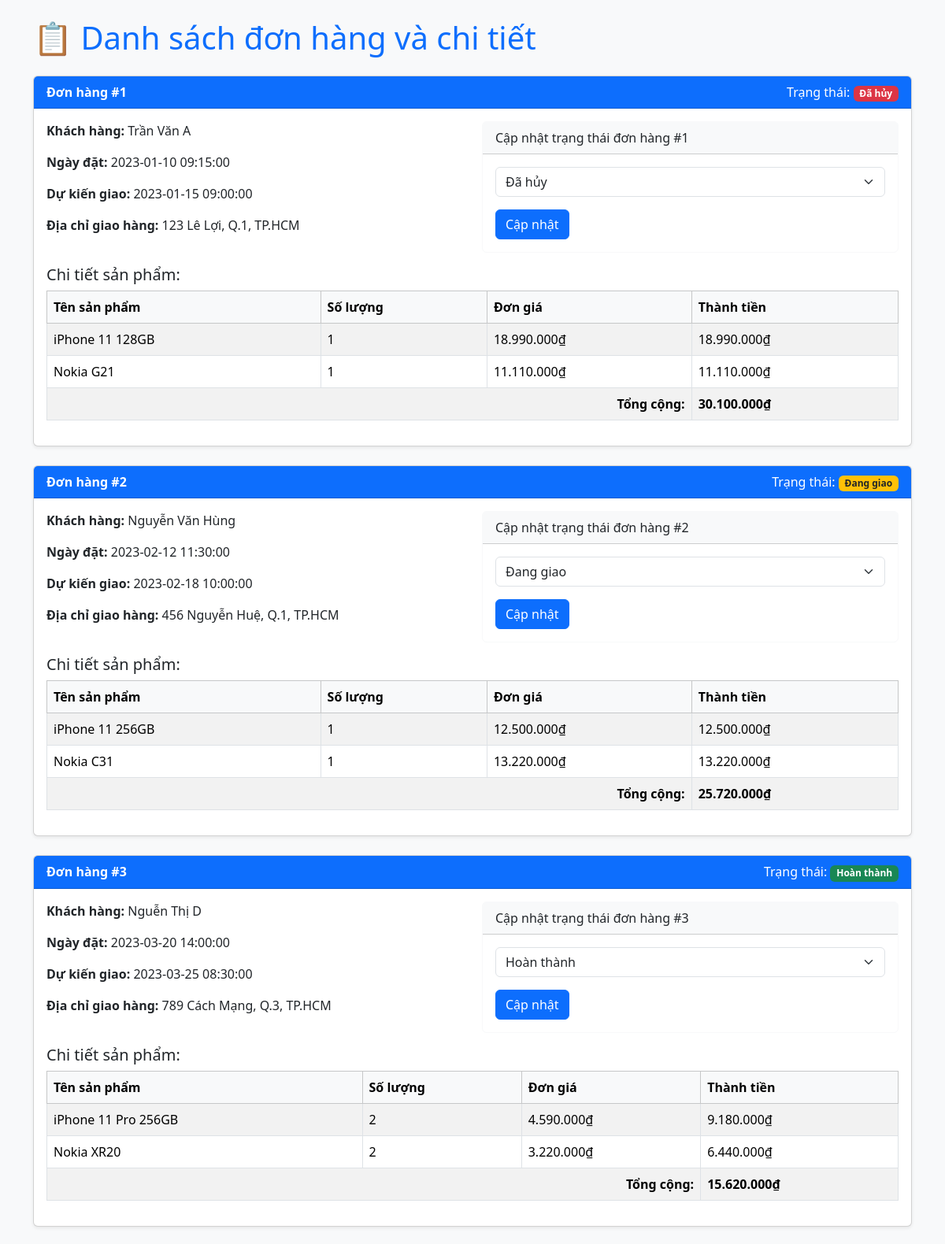
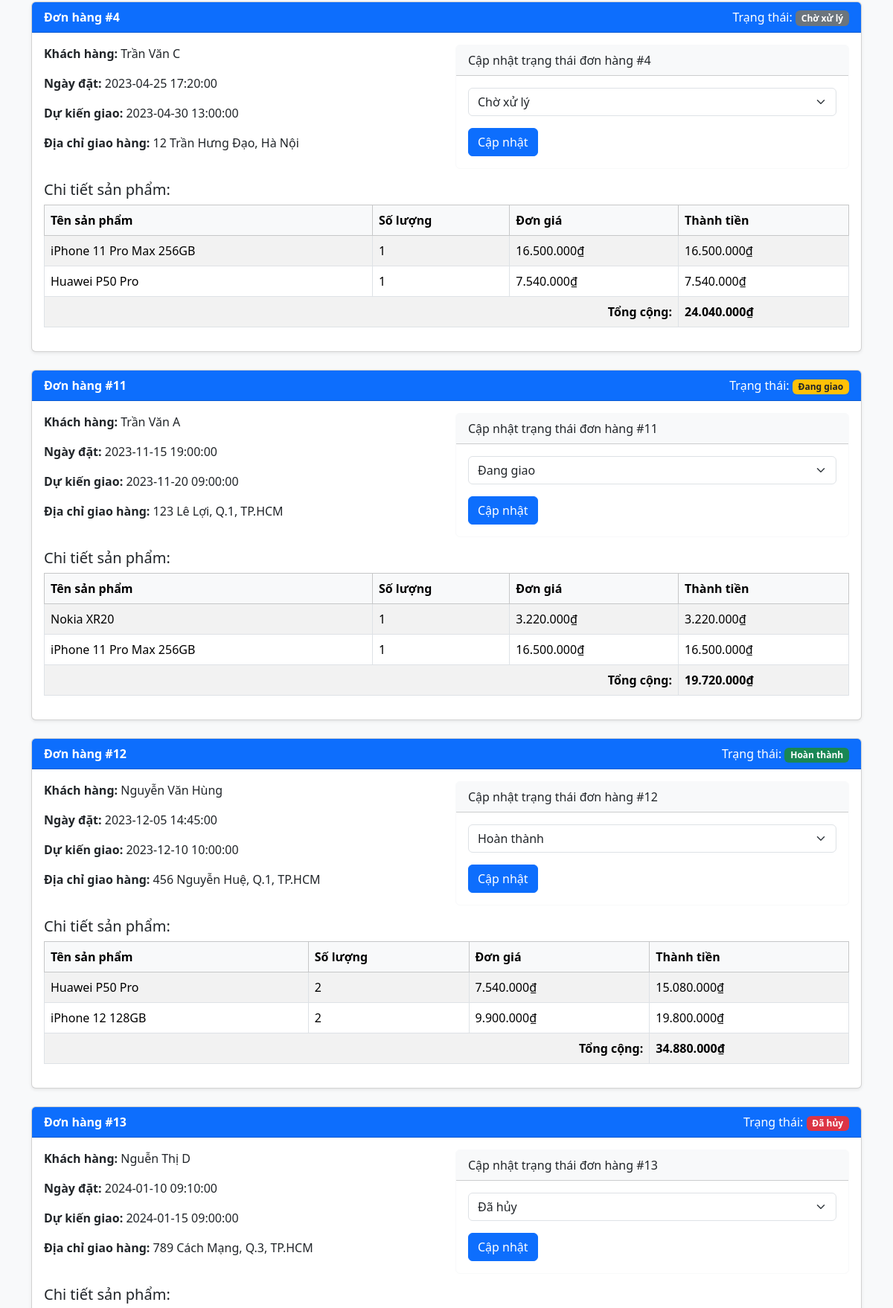
The page /admin/pages/dsdonhang.php (upper part) on the database its author committed (2 pictures, top to bottom).
### tables this page shows
CREATE TABLE tbl_donhang (
      IdDonHang INT NOT NULL AUTO_INCREMENT,
      MaKH INT NOT NULL,
      NgayDat DATETIME NOT NULL,
      NgayGiaoDuKien DATETIME NOT NULL,
      DiaChiGiaoHang VARCHAR(255),
      TrangThai TINYINT NOT NULL,
      PRIMARY KEY (IdDonHang)
  );

CREATE TABLE IF NOT EXISTS `tbl_sanpham` (
    `IdSanPham` int(10) NOT NULL AUTO_INCREMENT,
    `TenSanPham` varchar(200) NOT NULL,
    `IdNhaSanXuat` int(20) NOT NULL,
    `HinhAnh` varchar(200) NOT NULL,
    `DonGia` int(10) NOT NULL,
    `MoTa` varchar(250) ,
    `SoLuong` int(10) NOT NULL,
    `TiLeGiamGia` int(4) NOT NULL,
    `CauHinh` varchar(250),
    `LuotXem` int(11) NOT NULL,
    PRIMARY KEY (`IdSanPham`) 
  );

CREATE TABLE tbl_chitietdonhang (
      IdChiTiet INT PRIMARY KEY AUTO_INCREMENT,
      IdDonHang INT,
      IdSanPham INT,
      SoLuong INT,
      DonGia DECIMAL(12,2)
  );

### admin/pages/dsdonhang.php (the view, shortened to what this page needs)
<?php
include("../includes/connect.php");
$trangthai = isset($_GET['trangthai']) ? intval($_GET['trangthai']) : null;
$donhangs = getAllOrders($trangthai, $connect);
function getAllOrders($trangthai, $connect) {
    $sql = "SELECT dh.IdDonHang, dh.MaKH, dh.NgayDat, dh.NgayGiaoDuKien, dh.DiaChiGiaoHang, dh.TrangThai,
        ct.IdSanPham, ct.SoLuong, ct.DonGia, sp.TenSanPham, nd.TenNguoiDung
        FROM tbl_donhang dh
        INNER JOIN tbl_chitietdonhang ct ON dh.IdDonHang = ct.IdDonHang
        INNER JOIN tbl_nguoidung nd ON dh.MaKH = nd.MaNguoiDung
        INNER JOIN tbl_sanpham sp ON ct.IdSanPham = sp.IdSanPham";
    if($trangthai !== null) {
        $sql .= " WHERE dh.TrangThai = ?";
        $stmt = $connect->prepare($sql);
        $stmt->bind_param("i", $trangthai);
    } else {
        $stmt = $connect->prepare($sql);
    }
    $stmt->execute();
    $danhsach = $stmt->get_result();
    $donhangs = [];
    while ($row = $danhsach->fetch_assoc()) {
        $id = $row['IdDonHang'];
        if (!isset($donhangs[$id])) {
            $donhangs[$id] = [
                'TenNguoiDung' => $row['TenNguoiDung'],
                'NgayDat' => $row['NgayDat'],
                'NgayGiaoDuKien' => $row['NgayGiaoDuKien'],
                'DiaChiGiaoHang' => $row['DiaChiGiaoHang'],
                'TrangThai' => $row['TrangThai'],
                'Chitiet' => []
            ];
        }
        $donhangs[$id]['Chitiet'][] = [
            'TenSanPham' => $row['TenSanPham'],
            'SoLuong' => $row['SoLuong'],
            'DonGia' => $row['DonGia'],
        ];
    }
    return $donhangs;
}
?>
<!DOCTYPE html>
<html lang="vi">
<head>
    <link href="https://cdn.jsdelivr.net/npm/bootstrap@5.3.3/dist/css/bootstrap.min.css" rel="stylesheet">
</head>
<body class="bg-light">
    <div id="main-content" class="container mt-4">
        <h1 class="mb-4 text-primary">📋 Danh sách đơn hàng và chi tiết</h1>
        <?php if (empty($donhangs)): ?>
            <div class="alert alert-info">Chưa có đơn hàng nào.</div>
        <?php else: ?>
            <?php foreach ($donhangs as $idDonHang => $donhang): ?>
        <div class="card mb-4 shadow-sm">
            <div class="card-header bg-primary text-white">
                <strong>Đơn hàng #<?= htmlspecialchars($idDonHang) ?></strong>
                <span class="float-end">
                    Trạng thái:
                    <?php
                        switch ($donhang['TrangThai']) {
                            case 0: echo '<span class="badge bg-secondary">Chờ xử lý</span>'; break;
                            case 1: echo '<span class="badge bg-warning text-dark">Đang giao</span>'; break;
                            case 2: echo '<span class="badge bg-success">Hoàn thành</span>'; break;
                            case 3: echo '<span class="badge bg-danger">Đã hủy</span>'; break;
                            default: echo '<span class="badge bg-info">Không xác định</span>';
                        }
                    ?>
                </span>
            </div>
            <div class="card-body">
                <div class="row mb-3">
                    <div class="col-md-6">
                        <p><strong>Khách hàng:</strong> <?= htmlspecialchars($donhang['TenNguoiDung']) ?></p>
                        <p><strong>Ngày đặt:</strong> <?= htmlspecialchars($donhang['NgayDat']) ?></p>
                        <p><strong>Dự kiến giao:</strong> <?= htmlspecialchars($donhang['NgayGiaoDuKien']) ?></p>
                        <p><strong>Địa chỉ giao hàng:</strong> <?= htmlspecialchars($donhang['DiaChiGiaoHang']) ?></p>
                    </div>
                    <div class="col-md-6">
                        <form method="post" action="capnhat_trangthai_don.php" name="form_capnhat_<?= $idDonHang ?>" class="card border-light">
                            <div class="card-header bg-light">Cập nhật trạng thái đơn hàng #<?= htmlspecialchars($idDonHang) ?></div>
                            <div class="card-body">
                                <div class="mb-3">
                                    <select name="trangthai_moi" class="form-select">
                                        <option value="0" <?= $donhang['TrangThai'] == 0 ? 'selected' : '' ?>>Chờ xử lý</option>
                                        <option value="1" <?= $donhang['TrangThai'] == 1 ? 'selected' : '' ?>>Đang giao</option>
                                        <option value="2" <?= $donhang['TrangThai'] == 2 ? 'selected' : '' ?>>Hoàn thành</option>
                                        <option value="3" <?= $donhang['TrangThai'] == 3 ? 'selected' : '' ?>>Đã hủy</option>
                                    </select>
                                </div>
                                <button type="submit" name="capnhat_trangthai" class="btn btn-primary">Cập nhật</button>
                            </div>
                        </form>
                    </div>
                </div>
                <h5>Chi tiết sản phẩm:</h5>
                <table class="table table-bordered table-striped">
                    <thead class="table-light">
                        <tr>
                            <th>Tên sản phẩm</th>
                            <th>Số lượng</th>
                            <th>Đơn giá</th>
                            <th>Thành tiền</th>
                        </tr>
                    </thead>
                    <tbody>
                        <?php
                        $tong = 0;
                        foreach ($donhang['Chitiet'] as $ct):
                            $thanhtien = $ct['SoLuong'] * $ct['DonGia'];
                            $tong += $thanhtien;
                        ?>
                            <tr>
                                <td><?= htmlspecialchars($ct['TenSanPham']) ?></td>
                                <td><?= htmlspecialchars($ct['SoLuong']) ?></td>
                                <td><?= number_format($ct['DonGia'], 0, ',', '.') ?>₫</td>
                                <td><?= number_format($thanhtien, 0, ',', '.') ?>₫</td>
                            </tr>
                        <?php endforeach; ?>
                        <tr class="fw-bold">
                            <td colspan="3" class="text-end">Tổng cộng:</td>
                            <td><?= number_format($tong, 0, ',', '.') ?>₫</td>
                        </tr>
                    </tbody>
                </table>
            </div>
        </div>
    <?php endforeach; ?>
        <?php endif; ?>
    </div>
</body>
</html>

### rows shown on the page
tbl_donhang: tbl_sanpham.TenSanPham "Huawei P50 Pro", tbl_chitietdonhang.SoLuong "1", tbl_chitietdonhang.DonGia "7.540.000", tbl_chitietdonhang.SoLuong+DonGia "7.540.000"
tbl_donhang: tbl_sanpham.TenSanPham "Nokia XR20", tbl_chitietdonhang.SoLuong "1", tbl_chitietdonhang.DonGia "3.220.000", tbl_chitietdonhang.SoLuong+DonGia "3.220.000"
tbl_donhang: tbl_sanpham.TenSanPham "Huawei P50 Pro", tbl_chitietdonhang.SoLuong "2", tbl_chitietdonhang.DonGia "7.540.000", tbl_chitietdonhang.SoLuong+DonGia "15.080.000", tbl_sanpham.TenSanPham "iPhone 12 128GB", tbl_chitietdonhang.DonGia "9.900.000", tbl_chitietdonhang.SoLuong+DonGia "19.800.000"

### other values the page prints
$idDonHang "1"
$donhang['TenNguoiDung'] "Trần Văn A"
$donhang['NgayDat'] "2023-01-10 09:15:00"
$donhang['NgayGiaoDuKien'] "2023-01-15 09:00:00"
$donhang['DiaChiGiaoHang'] "123 Lê Lợi, Q.1, TP.HCM"
$ct['TenSanPham'] "iPhone 11 128GB"
$ct['SoLuong'] "1"
$ct['DonGia'] "18.990.000"
$thanhtien "18.990.000"
$ct['TenSanPham'] "Nokia G21"
$ct['DonGia'] "11.110.000"
$thanhtien "11.110.000"
$tong "30.100.000"
$idDonHang "2"
$donhang['TenNguoiDung'] "Nguyễn Văn Hùng"
